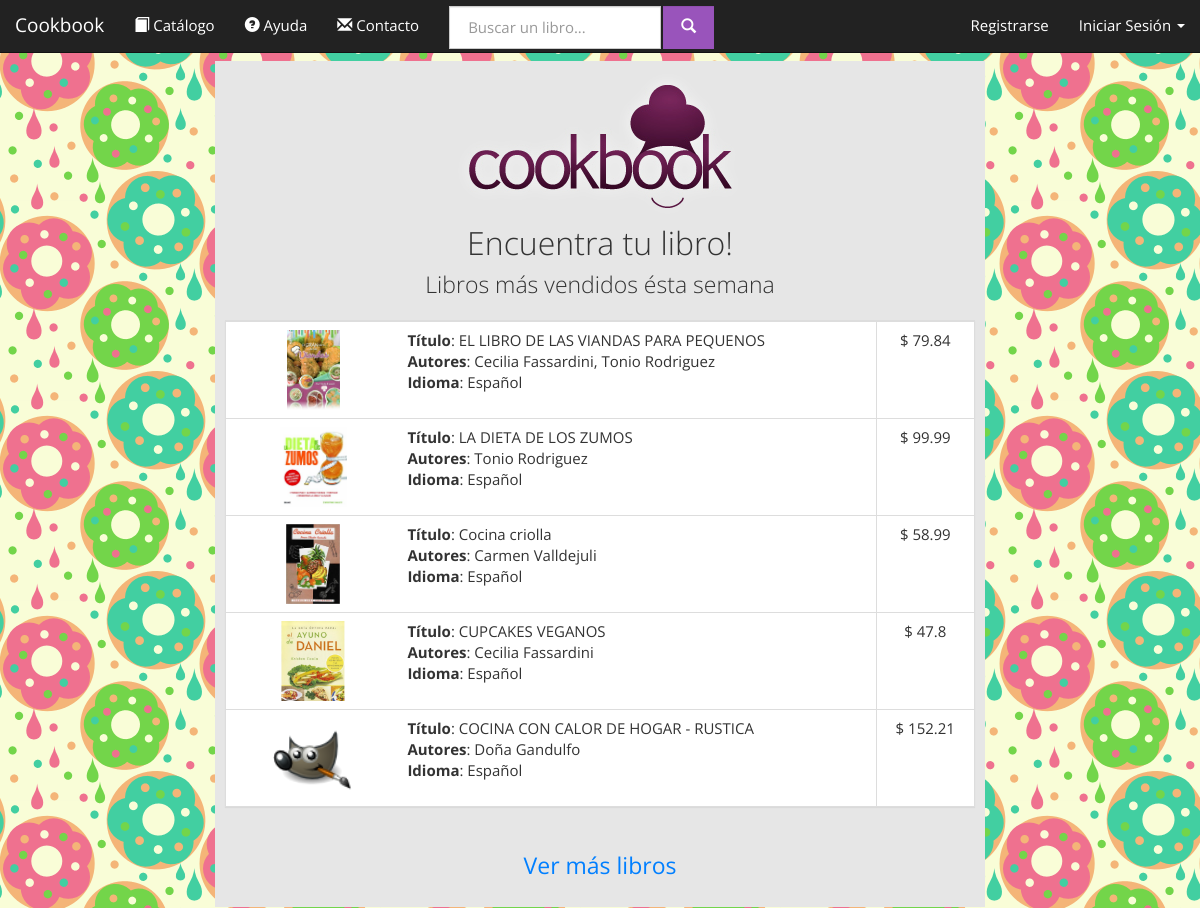
The app's page /cookbooks.com.ar/index.php with its own data.
### tables this page shows
CREATE TABLE IF NOT EXISTS `libros` (
  `ISBN` varchar(10) NOT NULL DEFAULT '',
  `titulo` varchar(50) NOT NULL DEFAULT '',
  `IDIOMA` varchar(40) NOT NULL DEFAULT '',
  `paginas` int(11) NOT NULL DEFAULT '0',
  `precio` float NOT NULL DEFAULT '0',
  `fecha` date NOT NULL DEFAULT '0000-00-00',
  `etiquetas` varchar(100) NOT NULL DEFAULT '',
  `texto` text,
  `tapa` text,
  `eliminado` tinyint(1) NOT NULL DEFAULT '0',
  `hidden` tinyint(1) NOT NULL,
  PRIMARY KEY (`ISBN`)
);

### cookbooks.com.ar/database.php (called while the page is built, shortened)
<?php
class Conexion {
	private $hostname = 'localhost';
	private $port = '3306';
	private $username = 'root';
	private $password = 'F3Dericcio';
	private $dbname = 'cookbookg32';
	private static $dbh = NULL;
	function conectar(){
		try {
			if (!self::$dbh)
			self::$dbh = new PDO("mysql:host=$this->hostname;dbname=$this->dbname;port=$this->port", $this->username, $this->password, array(PDO::MYSQL_ATTR_INIT_COMMAND => "SET NAMES utf8"));
			return true;
		} catch(PDOException $e) {
			echo $e -> getMessage();
			return false;
		}
	}
	function query($statement){
		return self::$dbh->query($statement);
	}
}
class Books{
	static private $conexion;
	static private $initialized = false;
	static function initialize(){
		if (self::$initialized) return;
		self::$conexion = new Conexion;
		self::$initialized = TRUE;
	}
	static function getBook($bookISBN){
		$result = self::$conexion->query("
			SELECT L.ISBN, L.titulo, GROUP_CONCAT(E.id_autor) as autores, L.paginas, L.precio, L.IDIOMA, L.fecha, L.etiquetas, L.texto, L.tapa, L.eliminado, L.hidden
			FROM libros L
			LEFT JOIN escribe E ON (L.ISBN=E.isbn)
			GROUP BY L.ISBN
			HAVING (L.ISBN=$bookISBN)
		");
		if ($result && $result->rowCount()>0){
			$bookInfo = $result->fetchAll(PDO::FETCH_ASSOC);
			return new Book($bookInfo[0]);
		}
		return NULL;
	}
	static function getBestSellers($cantidad){
		$sql = "
			SELECT P.ISBN, sum(P.cantidad) as ventas
			FROM pedidos P
			LEFT JOIN compra C ON (P.id_compra = C.id)
			WHERE (C.estado='efectuado')
			GROUP BY (P.ISBN)
			ORDER BY ventas DESC, P.ISBN
		";
		if ($cantidad > 0) $sql .= "LIMIT $cantidad";
		$sql = self::$conexion->query($sql);
		$books = array();
		if ($sql){
			$sql = $sql->fetchAll(PDO::FETCH_ASSOC);
			foreach ($sql as $key => $data) {
				$book = Books::getBook($data['ISBN']);
				$book->ventas = $data['ventas'];
				array_push($books, $book);
			}
		}
		return $books;
	}
}
class Book{
	private	$ISBN, $OLD_ISBN,
			$titulo,
			$paginas,
			$precio,
			$idioma,
			$fecha,
			$etiquetas,
			$texto,
			$tapa,
			$eliminado,
			$oculto,
			$autores;
	function __construct($param){
		$this->ISBN = $param['ISBN'];
		$this->titulo = $param['titulo']? $param['titulo']:'';
		$this->precio = $param['precio']? $param['precio']:'0';
		$this->idioma= $param['IDIOMA']? $param['IDIOMA']:'';
		$this->tapa = $param['tapa']? $param['tapa']:'';
		$this->autores = $param['autores']? $param['autores']:'';
	}
	function getISBN(){
		return $this->ISBN;
	}
	function getTitulo(){
		return $this->titulo;
	}
	function getAutores(){
		$autores_ids = explode(",", $this->autores);
		$result= Array();
		foreach ($autores_ids as $key => $value) {
			$autor = Authors::getAuthor($value);
			if ($autor)	array_push($result, $autor);
		}
		return $result;
	}
	function getPrecio(){
		return $this->precio;
	}
	function getIdioma(){
		return $this->idioma;
	}
	function getTapa($crudo = false){
		if ($crudo){
			return $this->tapa;
		}else{
			if(is_file("books/img/tapas/".$this->tapa)){
				return $this->tapa;
			}else{
				return "_DEFAULT_.jpg";
			}
		}
	}
}
class Authors{
	static private $initialized = FALSE;
	static private $conexion;
	private static function initialize(){
		if (self::$initialized) return;
		self::$conexion = new Conexion;
		self::$initialized = TRUE;
	}
	public static function getAuthor($ID){
		$result = self::$conexion->query("
			SELECT *
			FROM autor
			WHERE (ID=$ID)AND(eliminado=0)
			LIMIT 1
		");
		if ($result && $result->rowCount()>0) return new Author($result->fetch(PDO::FETCH_ASSOC));
		else return NULL;
	}
}
class Author{
	private	$ID,
			$nombre,
			$apellido,
			$fecha_nacimiento,
			$lugar_nacimiento,
			$eliminado;
	function __construct($params){
		$this->nombre = $params['nombre']? $params['nombre']: "";
		$this->apellido = $params['apellido']? $params['apellido']:"";
	}
	function getNombreApellido(){
		return $this->nombre.' '.$this->apellido;
	}
}
		?>

### cookbooks.com.ar/index.php (the view, shortened to what this page needs)
<?php include_once('database.php'); ?>
<!DOCTYPE html>
<html lang="es">
    <head>
        <link href="bootstrap-3.1.1-dist/css/bootstrap_Cosmo.css" rel="stylesheet" media="screen">
    </head>
    <body>
        <?php include_once('navigation.php'); ?>
        <div class="container-fluid text-center">
            <div class="row">
                <div class="col-md-2">
                </div>
                <div class="col-md-8">
                    <div class="jumbotron" style="padding: 10px">
                        <img src="website/img/logo.png" class="center-block img-responsive" />
                        <h2 style="margin: 0; padding: 4px">Encuentra tu libro!</h2>
                        <p style="padding: 4px">
                            Libros más vendidos ésta semana<br />
                        </p>
                        <div class="panel panel-default">
                            <?php
                            	$books = Books::getBestSellers(5);
							?>
							<table class='table table-bordered'>
								<?php
								foreach ($books as $key => $book) {	?>
									<tr >
										<td class="text-left resaltado" onclick="location='product.php?id=<?php echo $book->getISBN() ?>'">
											<div class="col-md-3"><img src="books/img/tapas/<?php echo $book->getTapa() ?>" class="img-rounded img-responsive" style="margin: 0 auto; height: 80px;"></div>
											<div class="col-md-9">
												<strong>Título</strong>: <?php echo $book->getTitulo(); ?></br>
												<strong>Autores</strong>:
													<?php
														$autores= $book->getAutores();
														$strautores = "";
														foreach ($autores as $key => $value){
															$strautores.=$value->getNombreApellido().", ";
														}
														echo substr($strautores, 0, -2);
													?>
												<strong>Idioma</strong>: <?php echo $book->getIdioma(); ?>
											</div>
										</td>
										<td>$ <?php echo $book->getPrecio() ?><br>
										</td>
									</tr>
									<?php
								}
								?>
							</table>
                        </div>
                        <br />
                        <p><a href="books.php" class=" btn-link" role="button">Ver más libros</a></p>
                    </div>
                </div>
                <div class="col-md-2">
                </div>
            </div>
        </div>
    </body>
</html>

### cookbooks.com.ar/index.php (style rules this page uses)
body { background-image: url('website/img/779730.png'); }

### records on screen
libros: tapa (picture), titulo "EL LIBRO DE LAS VIANDAS PARA PEQUENOS", strautores "Cecilia Fassardini, Tonio Rodriguez", IDIOMA "Español", precio "79.84"
libros: tapa (picture), titulo "LA DIETA DE LOS ZUMOS", strautores "Tonio Rodriguez", IDIOMA "Español", precio "99.99"
libros: tapa (picture), titulo "Cocina criolla", strautores "Carmen Valldejuli", IDIOMA "Español", precio "58.99"
libros: tapa (picture), titulo "CUPCAKES VEGANOS", strautores "Cecilia Fassardini", IDIOMA "Español", precio "47.8"
libros: tapa (picture), titulo "COCINA CON CALOR DE HOGAR - RUSTICA", strautores "Doña Gandulfo", IDIOMA "Español", precio "152.21"
